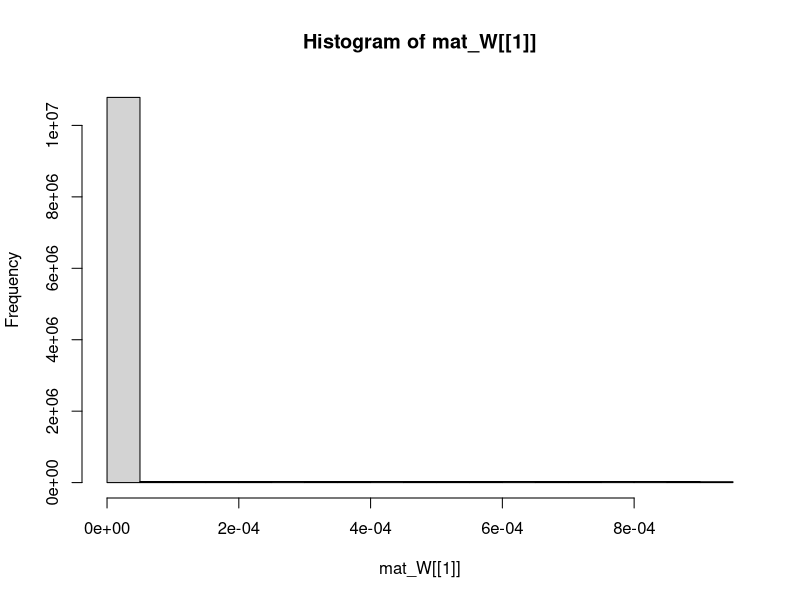
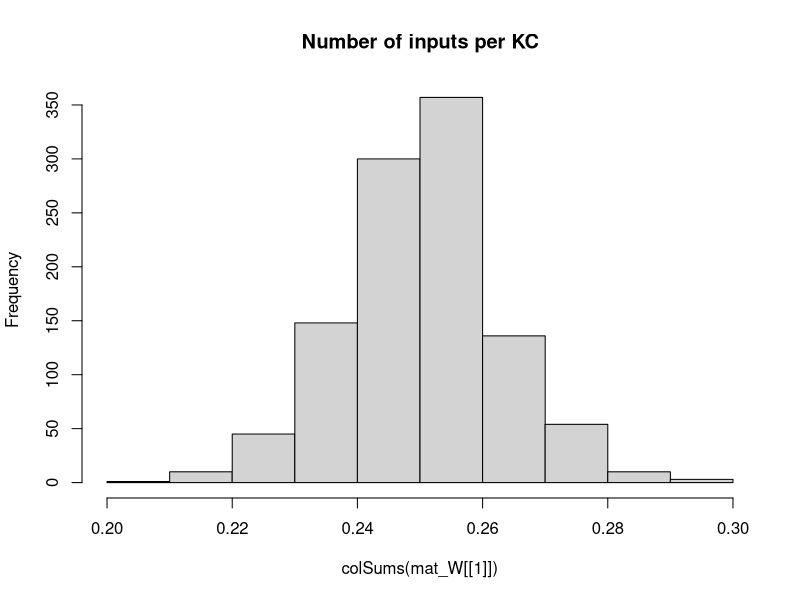

Recreate these plots in R, in order. (Note: this script raises an error after producing the figures.)
## Development Code for Willsaw NN image recognition of zfish larva
## KL 2021
## I will implement a MB random kernel NN as in my Ant Navigation paper 
## This Files Trains the weights of  2 Layer Net : Random Expansion Feature Layer (Random Kernel Trick) -> Perceptron Output neuron 
## The connections in L1 Random Sparse Net are data independent, while L2 wights are trained via +ve larva head template samples to filter patterns that look like larva
## The input images are labeled as Fish and non fish according to the folder they are placed.
# Output is saved as pgm images which are then loaded by tracker software so as to implemend the simple classifier net implemended here 

library("pixmap")
library("yaml")


## Initialiaze the random Weight vector of an L1 (KC) neuron  
init_random_W <- function(m,p){
  # Draw random Number N of Sampled Inputs From Binomial
  n <- rbinom(1,length(m),p)
  ## Set N random synapses as inputs to KC
  idx <- sample(1:length(m),n)
  #m <- runif(NROW(m))/(100*NROW(m)) ##Weak Synapses
  ## Likely Stronger Subset
  m[idx] <- runif(n)/(length(m)) #1/NROW(m)
  #print(length(m))
  return (m)
}

## Sigmoid//logistic Transfer Function
N_transfer <- function(activation)
{
  return (1/(1+exp(-activation)))
}


## Derivative Sigmoid/logistic Transfer Function
N_transfer_D <- function(activation)
{
  return (N_transfer(activation)*(1-N_transfer(activation)) )
}

N_activation <- function(X,W,B)
{
  ## If more Than Half input units (based on Avg inputs) is active - then activate KC
  
  #  if ( sum(X) > KC_THRES )
  #    return (1)
  # else
  ## Bias is just another W attached to a fixed Input 1
  return (W%*%X + B)
}

## Copies A Smaller Matrix To the Middle of a larger one - (Pasting Image on larger canvas)
matrix_paste <- function(src,target)
{
  x_offset <- round((ncol(target)- ncol(src))/2 )
  y_offset <- round((nrow(target)- nrow(src))/2 )
  target[ (1+y_offset):(y_offset+nrow(src)),(1+x_offset):(x_offset+ncol(src))] <-src
  return(target)
}


sparse_binarize <- function(X,INPUT_SPARSENESS)
{
  ## Binarize Input Image / Set Sparsensess ##
  pxsparse = 1.0
  thres_bin = mean(X)
  max_iter = 100
  
  while (pxsparse > INPUT_SPARSENESS & max_iter > 0)
  {
    X_bin <-  as.numeric(X > thres_bin)
    pxsparse <- sum(as.numeric(X_bin[X_bin > 0]))/length(X_bin)
    thres_bin = thres_bin + 0.01;
    max_iter = max_iter + 1
  }
  
  
  ##message("Input Sparseness:",pxsparse)
  
  return(X_bin)
}




makeInputMatrix <- function(img_list,inmat_W)
{
  
  ## TRAIN /TEST ##
  img_list <- img_list[,1]
 
  
  
  ## Matrix Of  image Input Vectors  
  mat_X = matrix(0,nrow=ncol(inmat_W[[1]]),ncol=length(img_list) )
  fileidx <- 0
  for (in_img in img_list)
  {
    fileidx= fileidx + 1
    
    imgT <- read.pnm(as.character(in_img) )
    mat_img <- getChannels(imgT)
    X <- as.vector(mat_img)
    ### Add Fixed input 1 - To operate As Adjustable Bias for each input   
    ##X[length(X)] <- 1 # c(as.vector(mat_img),1)
    
    ##message(in_img," Input Dim:", dim(mat_img)[1],"x",dim(mat_img)[2],"=",dim(mat_img)[2]*dim(mat_img)[1])
    
    if (length(X) > n_top_px)
    {
      warning("input sample too big - skipping")
      next
    }
    
    ## If Loaded image is Smaller than INput - Then Resize (paste into) larger Matrix to fit
    if (length(X) < n_top_px)
    {
      ##message("input sample Smaller than Canvas - pasting")
      mat_t <- matrix(0,nrow=img_dim[1],ncol=img_dim[2])
      mat_img <- matrix_paste(mat_img,mat_t)
      ##message("Converted  Dim:", dim(mat_img)[1],"x",dim(mat_img)[2],"=",dim(mat_img)[2]*dim(mat_img)[1])
    }
    
    ##mypic = new("pixmapGrey", size=dim(mat_img),grey = mat_img);plot(mypic)
    ## Convert to Col Vector
    X <- sparse_binarize(as.vector(mat_img),INPUT_SPARSENESS)
    
    
    dim(X) <- c(length(X),1) ## Make into Col Vector
    
    if (length(X) > n_top_px)
    {
      warning(in_img,"Image Too large. Skipping")
      next
    }
    
    stopifnot(length(mat_X[,fileidx]) ==length(X) ) 
    mat_X[,fileidx] <- X # Save In Vector to MAtrix
    
  }## Load All Input Vectors Into Matrix X
  
  return(mat_X)
} ##Make INput List



### EXPORT MAtrix to YAML for !!opencv-matrix##
matrixToYamlForOpenCV <- function(mat)
{
  ##!!opencv-matrix
  strHeader <- "!!opencv-matrix\n rows: %d\n cols: %d\n dt: f\n data:["
  ## Matrix Will Be saved Transposed Because Data serial Reading Order is by row in OpenCV while Here Serialization is By Column
  strHeader <- sprintf(strHeader,nrow(mat),ncol(mat))
  strData = ""
  lineWidth = 100#min(100,length(mat))
  
  ## COMMENTED OUT AS SUDDENLY as.yaml started adding new Lines in data automatically - The following routine does this manually
  # ##Long Strings Need to be broken by New Lines otherwise OPENCV FIle Storage FAils
  # if (length(mat) > lineWidth){
  #   fcon<- tempfile("matrixYaml")
  #   
  #   ## Need to export To TEMP file as string Concat Is too SLOW
  #   for (i in seq(1,length(mat),lineWidth) ){
  #     write(mat[i:min(i+lineWidth-1,length(mat)-1)], file = fcon,ncolumns = 100, append = TRUE, sep = ", ")
  #     ##cat(",",file = fcon, append = TRUE,fill=FALSE)
  #     #strData = paste0(strData, toString(mat[i:min(i+lineWidth,length(mat))],"\n",width=0))
  #   }
  #   ## Join  All Lines Back INto One String - With Newlines and Commas and Intendation
  #   #strData = noquote()
  #   strData = noquote(paste0(
  #                     readLines(con = fcon, n = -1L, ok = TRUE, warn = TRUE, skipNul = FALSE, encoding = "UTF-8"),
  #                            collapse=",\n         ")) ##
  #   #class(strData) <- "verbatim"
  # }else
    
  ## Need to TransposeBecause Data serial Reading Order is by row in OpenCV while Here Serialization is By Column
  strData = toString(t(mat))
  
  
  strRet=  noquote(paste0(strHeader,strData,"]")) 
  
  
  ##Character vectors that have a class of ‘verbatim’ will not be quoted in the output YAML 
  class(strRet) <- "verbatim"
  ##class(strRet) <- "verbatim"
  #write(strRet,file = fcon)  
  return(noquote(strRet) )
}




## Process 2 Layer Network - Return Last Node Output produced for each input image
## Note : Input Layer Is Simplified - No activation function needed or Bias - Input image intentities are taken as activations
## Target_output is vector of desired output for each output Neuron these I chose to be L2_1=1 (Fish) L2_2=1 (Non Fish)
net_proc_images_batch <- function(mat_X,inmat_W,inmat_B,mat_Y,learningRate = 0.0)  
{
  
  L_X     <- list() ## Output Of Layer k
  L_A     <- list() ## Activation of  Layer k
  L_delta <- list()  ## Delta is the "cost attributable to (the value of) that node". 
  L2_out <- list()
  
  fileidx <- 0
  outError = 0 #'Mean Sq Error Of File Batch'

  
  
    ##Input Layer Is Simplified - No activation function needed or Bias - Input image intentities are taken as activations
    ##Activation 
    L_A[[1]] <- mat_X
    L_X[[1]] <- mat_X##N_transfer(X-0.5)
    ## Due to R hell with numbers ecoming Factors I need to do this tricl
    
    ##Target_output <- mat_Y[fileidx,] 
     
    ## Forward Propagation ##
    L_A[[2]] <- N_activation(mat_X, inmat_W[[1]], inmat_B[[1]] )
    L_X[[2]] <- N_transfer( L_A[[2]])
    
    ##  matrix of output Col vectors correspond to output
    L_A[[3]] <- N_activation(L_X[[2]],inmat_W[[2]] , inmat_B[[2]] )  
    L_X[[3]] <- N_transfer( L_A[[3]]) ## v_Layer_Bias[i] matrix(rep(,nrow(mat_X)),nrow=nrow(mat_X) )  

    
    MSQError =  sum(((mat_Y) - L_X[[3]] )^2)/ ncol(mat_X)

    ## Note Indexes L_X and mat/biases are off by one because LX_1 is considerened an input layer, while neural layer is l=2
    ## Back Propagation ##
    for (l in (N_Layers):1 )
    {
      ##On Output Layer
      if (l == (N_Layers))
      {
        ## Element Wise Product (hadamart Product)
        L_delta[[l]] <- ( N_transfer_D( L_X[[l+1]] )   * (L_X[[l+1]] - mat_Y)) ##*N_transfer_D(L_X[[l]])
      }else{
        #L_delta[[l]] <- L_delta[[l+1]] %*% t(mat_W[[l]])*N_transfer_D(L_X[[l]])
        L_delta[[l]] <-   t(t(L_delta[[l+1]]) %*%(inmat_W[[l+1]])*t(N_transfer_D( L_X[[l+1]] )))    ## %*% t(N_transfer_D(L_X[[l-1]]) )
      }
      
      dE <- (L_delta[[l]])%*%t(L_A[[l]])  
      dW <- learningRate*dE 
      ##Add average change over batch samples
      inmat_W[[l]] <- inmat_W[[l]] -  dW ##length(img_list)
      ## Error Non-Conform
      inmat_B[[l]] <- inmat_B[[l]] - learningRate*(L_delta[[l]])  
    }
    
    #hist(Layer_Bias[[1]])
    #if (fileidx %% 10 == 0)
    #  hist(inmat_W[[1]], main="After")
    
    
    ## Forward Propagation ## 
    L1 <- N_transfer(N_activation(mat_X, inmat_W[[1]],inmat_B[[1]]  ) ) ## v_Layer_Bias[i] matrix(rep(,nrow(mat_X)),nrow=nrow(mat_X) )  
    ## L2 matrix of output Col vectors correspond 
    L2 <-  N_transfer(N_activation(L1,inmat_W[[2]] ,  inmat_B[[2]] )  )  
    
    MSQError =  sum(((mat_Y) - L2 )^2)/ ncol(mat_X)
    
    
    #L2_out[[fileidx]] <- list(Err=0.5*sum((Target_output - L2[,fileidx])^2),
    #                          MSERR=MSQError,
    #                          L2_F=L2[1,fileidx],
    #                          L2_NF=L2[2,fileidx],
    #                          KC_active = sum(L1[fileidx,][L1[fileidx,]>0.5]),
    #                          KC_total = length(L1[fileidx,]),
                              # input_sparse= pxsparse,
    #                          file=in_img
    #)
    
    #message(fileidx,". MSQERR:",MSQError,"  ", L2_out[[fileidx]]$L2_F, "-", L2_out[[fileidx]]$L2_NF, " ERR: ", L2_out[[fileidx]]$Err ," ",in_img)
    message(fileidx,". MSQERR:",MSQError,"  ")
    
    
    ##message("Recognition Output for Img ",in_img," is F:",L_X[[3]][1]," non-F:",L_X[[3]][2]," Active KC:",L2_out[[fileidx]]$KC_active/N_KC )
    #dim(X) = img_dim##dim(mat_img)
    
    
    #image(X_bin)
    #title(main = paste(in_img,strRes," R:",L2_Neurons_out[1]-L2_Neurons_out[2]), font.main = 4)
  
  
  lout <- list(X=mat_X,
               W=inmat_W,
               B=inmat_B,
               output=L2,
               Target=mat_Y,
               #out=data.frame( do.call(rbind,L2_out ) ),
               MSQError=MSQError )
  
  #MSQError =  sum(((mat_Y) - L2)^2)/nrow(mat_X)
  
  return(lout  )
}



img_dim <- c(38,28)
N_Layers <- 2

n_top_px <- img_dim[2]*img_dim[1]
N_KC = n_top_px*10 ## Number of Kenyon Cells (Input layer High Dim Coding)
N_SYN_per_KC <- n_top_px/20 ## Number of pic Features each KC neuron Codes for
#KC_THRES <- N_SYN_per_KC*0.25 ## Number of INput that need to be active for KC to fire/Activate
v_Layer_N <- c(n_top_px, N_KC, 2)
Layer_Bias <- list() ## Number of INput that need to be active for Neuron to fire/Activate
INPUT_SPARSENESS = 0.20

mat_W <<- list() # List Of Weight Matrices
## Make Sparse Random Synaptic Weight matrix Selecting Inputs for each KC
for (k in 1:N_Layers)
{
  mat_W[[k]] <- matrix(0,ncol=v_Layer_N[k],nrow=v_Layer_N[k+1])
  ## Init Random
  mat_W[[k]] <- t(apply(mat_W[[k]],1,init_random_W,N_SYN_per_KC/n_top_px)) ##
  Layer_Bias[[k]] <- matrix(1,ncol=1,nrow=v_Layer_N[k+1] )  #rep(1,) ## Initialiaze Neural Biases
}

hist(mat_W[[1]])
hist(colSums(mat_W[[1]]),main="Number of inputs per KC")

##Layer 2 (Output Perceptron)
#L2_Neurons <<- 2

## Apply Input Image ##
## list training files 
setwd("/home/kostasl/workspace/zebrafishtrack/Rplots")
sPathTrainingSamples="../img/trainset/fish"
sPathTrainingNonSamples="../img/trainset/nonfish/"
sPathTestingSamplesFish="../img/fish/"
sPathTestingSamplesNonFish="../img/nonfish/"

img_list_train_fish =  cbind(files=list.files(path=sPathTrainingSamples,pattern="*pgm",full.names = T),F=1,NF=0) 
img_list_test_fish = cbind(files=list.files(path=sPathTestingSamplesFish,pattern="*pgm",full.names = T),F=1,NF=0)
img_list_train_nonfish =   cbind(files=list.files(path=sPathTrainingNonSamples,pattern="*pgm",full.names = T),F=0,NF=1)
img_list_test_nonfish =  cbind(files=list.files(path=sPathTestingSamplesNonFish,pattern="*pgm",full.names = T),F=0,NF=1)

img_list_all <- rbind.data.frame(img_list_train_fish,img_list_test_fish,img_list_train_nonfish,img_list_test_nonfish,stringsAsFactors = FALSE)

#img_list_test=  list.files(path=sPathTestingSamples,pattern="*pgm",full.names = T) Samples ##


img_list_all <- rbind.data.frame(img_list_train_fish,img_list_test_fish,img_list_test_nonfish[1:NROW(img_list_test_fish),],stringsAsFactors = FALSE)

batchSize = 10

## Matrix Of Biases
mat_B <- list()
mat_B[[1]] <- matrix(Layer_Bias[[1]],ncol=(batchSize),nrow=length(Layer_Bias[[1]]))
mat_B[[2]] <- matrix(Layer_Bias[[2]],ncol=(batchSize),nrow=length(Layer_Bias[[2]]) )


lFitError <- list()
dfitRecord <- data.frame()

vTrainingError <- vector()
## Subset INput LIst Into Batches
rIdx = 1
for (b in 1:10)
{
  ##Make Matrix -For All net inputs
  img_list_suffled <- img_list_all[sample(1:nrow(img_list_all)),]
  ##Select Subset Batch
  img_list_suffled <- head(img_list_suffled,batchSize)
  
  mat_X <- makeInputMatrix(img_list_suffled,mat_W)
  
  label_list <-cbind.data.frame(F=(img_list_suffled[,2]),NF=(img_list_suffled[,3]) )##Target output/labels
  mat_Y <- t(apply(as.matrix(label_list),2,strtoi))  
  
 
  trainingN = 10
  for (i in 1:trainingN)
  {  
    
    dLearningRate    <- 0.00001
    
    # TRAIN On Fish 
    dnetout <- net_proc_images_batch(mat_X,mat_W,mat_B,mat_Y,dLearningRate )
    mat_W   <<-dnetout$W
    mat_B <<- dnetout$B
    
    vTrainingError[rIdx] = dnetout$MSQError  #plot(unlist(dnetout$out$MSERR),main=paste(i,"Mean SQ Err"))
    
    plot(vTrainingError,xlim=c(0,trainingN)) #ylim=c(0,1)
    
  }## Repeated Training On Batch 
  rIdx = rIdx +1
} ## Different Batch Suffles  

  
hist(dnetout$Target - dnetout$output)

hist(dnetout$W[[1]],main="After")




## FOR EXAPORT TO YAML

fishNet <- list(LW1=dnetout$W[[1]],
                LW2=dnetout$W[[2]],
                LB1=dnetout$B[[1]],
                LB2=dnetout$B[[2]] 
)

#attr(fishNet$LW1, "tag") <- "!!opencv-matrix" ##Adding tags Also Change The Header to Verbatim, which does not work in OPENCV
attr(fishNet$LW2, "tag") <- "!!opencv-matrix"
attr(fishNet$LB1, "tag") <- "!!opencv-matrix"
attr(fishNet$LB2, "tag") <- "!!opencv-matrix"



#fishNet <- list(LW1=Layer_Bias[[2]]
#)
## EXPORT TO YAML FOR OPENCV - Custom/hacked exporter routine specific to OPENCV
#  filename <- "fishNet.yml"
#  con <- file(filename, "w")
#  message("Exporting to YAML-Wait for it , this may take a while...")
#  write("%YAML:1.0",con) ##Header Is necessary For OPENCV 
  ## Indentation Needs to be 3
#  str_yaml<- noquote(as.yaml(fishNet, handlers=list(matrix=matrixToYamlForOpenCV), line.sep="\n",indent=3,unicode=F))
  #  CLEAN UP String FRom Escape Chars
  ## the Var Type tag !!opencv-matrix needs to be on same line as vairable Name - For OpenCV file store - FIX
#  str_yaml <- gsub("\n  !!opencv-matrix","!!opencv-matrix",str_yaml,fixed = T)
#  str_yaml <- gsub("\\n","\n",str_yaml,fixed = T)## Remove Escaped NewLines
#  str_yaml <- gsub("\"","",str_yaml,fixed = T)#Remove Quates

#  write(noquote(str_yaml),con,append=TRUE) ##Header Is necessary For OPENCV 
#  close(con)




############## 


## Process 2 Layer Network - Return Last Node Output produced for each input image
## Note : Input Layer Is Simplified - No activation function needed or Bias - Input image intentities are taken as activations
## Target_output is vector of desired output for each output Neuron these I chose to be L2_1=1 (Fish) L2_2=1 (Non Fish)
net_proc_images <- function(input_list,inmat_W,inLayer_Bias,learningRate = 0.0)  
{
  
  L_X     <- list() ## Output Of Layer k
  L_A     <- list() ## Activation of  Layer k
  L_delta <- list()  ## Delta is the "cost attributable to (the value of) that node". 
  L2_out <- list()
  
  Target_output = c(1,0)  
  fileidx <- 0
  outError = 0 #'Mean Sq Error Of File Batch'
  ## TRAIN /TEST ##
  img_list <- input_list[,1]
  label_list <-cbind.data.frame(F=(input_list[,2]),NF=(input_list[,3]) )##Target output/labels
  
  ## Matrix Of  image Input Vectors  
  mat_X = matrix(0,nrow=ncol(inmat_W[[1]]),ncol=length(img_list) )
  
  for (in_img in img_list)
  {
    fileidx= fileidx + 1
    
    imgT <- read.pnm(as.character(in_img) )
    mat_img <- getChannels(imgT)
    X <- as.vector(mat_img)
    ### Add Fixed input 1 - To operate As Adjustable Bias for each input   
    ##X[length(X)] <- 1 # c(as.vector(mat_img),1)
    
    ##message(in_img," Input Dim:", dim(mat_img)[1],"x",dim(mat_img)[2],"=",dim(mat_img)[2]*dim(mat_img)[1])
    
    if (length(X) > n_top_px)
    {
      warning("input sample too big - skipping")
      next
    }
    
    ## If Loaded image is Smaller than INput - Then Resize (paste into) larger Matrix to fit
    if (length(X) < n_top_px)
    {
      ##message("input sample Smaller than Canvas - pasting")
      mat_t <- matrix(0,nrow=img_dim[1],ncol=img_dim[2])
      mat_img <- matrix_paste(mat_img,mat_t)
      ##message("Converted  Dim:", dim(mat_img)[1],"x",dim(mat_img)[2],"=",dim(mat_img)[2]*dim(mat_img)[1])
    }
    
    ##mypic = new("pixmapGrey", size=dim(mat_img),grey = mat_img);plot(mypic)
    ## Convert to Col Vector
    X <- sparse_binarize(as.vector(mat_img),INPUT_SPARSENESS)
    
    
    dim(X) <- c(length(X),1) ## Make into Col Vector
    
    if (length(X) > n_top_px)
    {
      warning(in_img,"Image Too large. Skipping")
      next
    }
    
    stopifnot(length(mat_X[,fileidx]) ==length(X) ) 
    mat_X[,fileidx] <- X # Save In Vector to MAtrix
    
    
    ##Input Layer Is Simplified - No activation function needed or Bias - Input image intentities are taken as activations
    ##Activation 
    L_A[[1]] <- X
    L_X[[1]] <- X##N_transfer(X-0.5)
    ## Due to R hell with numbers ecoming Factors I need to do this tricl
    mat_Y <- apply(as.matrix(label_list),2,strtoi)
    
    Target_output <-mat_Y[fileidx,] 
    ### 
    
    ## Forward Propagation ## 
    for (i in 2:(N_Layers+1) )
    {
      L_A[[i]] <- N_activation(L_X[[i-1]], inmat_W[[i-1]], inLayer_Bias[[i-1]]) ## v_Layer_Bias[i]  
      L_X[[i]] <- N_transfer(L_A[[i]])
    }
    
    outError = outError + sum( ( Target_output - L_X[[i]] ) )
    
    #hist(mat_W[[l-1]],main="before")
    ## Note Indexes L_X and mat/biases are off by one because LX_1 is considerened an input layer, while neural layer is l=2
    ## Back Propagation ##
    for (l in (N_Layers):1 )
    {
      ##On Output Layer
      if (l == (N_Layers))
      {
        ## Element Wise Product (hadamart Product)
        L_delta[[l]] <- ((N_transfer_D(L_X[[l+1]])) * (L_X[[l+1]] - Target_output)) ##*N_transfer_D(L_X[[l]])
      }else{
        #L_delta[[l]] <- L_delta[[l+1]] %*% t(mat_W[[l]])*N_transfer_D(L_X[[l]])
        L_delta[[l]] <-   t(t(L_delta[[l+1]]) %*%(inmat_W[[l+1]])*t(N_transfer_D( L_X[[l+1]] )))    ## %*% t(N_transfer_D(L_X[[l-1]]) )
        
      }
      
      dE <- (L_delta[[l]])%*%t(L_A[[l]])  
      dW <- learningRate*dE 
      ##Add average change over batch samples
      inmat_W[[l]] <- inmat_W[[l]] -  dW ##length(img_list)
      inLayer_Bias[[l]] <- inLayer_Bias[[l]] - learningRate*(L_delta[[l]])  
    }
    
    #hist(Layer_Bias[[1]])
    if (fileidx %% 10 == 0)
      hist(inmat_W[[1]], main="After")
    
    #hist( KC_out_act[1,])
    ## Calc Layer 1 output based on Activation Threshold Funciton for Units
    #KC_output <- apply(KC_out_act, 2, N_transfer)
    #dim(KC_output) <-c(1,length(KC_output)) ## Make into Row Vector
    
    ## Learn Positive Samples - Simple Perceptron Learning Rule - Over an augmented input X which is projected To High dim via sparse random matrix in L1##
    ## Take Active L1 outputs And Set L2 Input synapses of Output Neuron to High
    # Continuous output /
    #L2_Neurons_out <<- (as.numeric(( KC_output %*%  W_L2)/N_KC))
    # Weight Gradient -
    #DW <- t(KC_output)%*% (Target_output - L2_Neurons_out)/2
    #W_L2 <<-  W_L2 + learningRate*DW ## Update Weight Vector 
    
    
    ##W_L2[W_L2 < 1] <<- 1 ##Cap To Limit Values - Saturation Of Synapses
    ##W_L2[,outNeuronIdx][W_L2< -1] <<- -1
    
    #stopifnot(ncol(KC_output) == nrow(W_L2))
    ## Calc Output Neuron - Perceptron 
    ## FWD PROP CAlc MSQE - Fwd Propagate Entire Input Matrix 
    
    
    ## Forward Propagation ## 
    L1 <- N_transfer(N_activation(mat_X, inmat_W[[1]], matrix(inLayer_Bias[[1]],ncol=ncol(mat_X),nrow=length(inLayer_Bias[[1]])) ) ) ## v_Layer_Bias[i] matrix(rep(,nrow(mat_X)),nrow=nrow(mat_X) )  
    ## L2 matrix of output Col vectors correspond 
    L2 <-  N_transfer(N_activation(L1,inmat_W[[2]] , matrix(inLayer_Bias[[2]],ncol=ncol(mat_X),nrow=length(inLayer_Bias[[2]])) )  )  
    
    MSQError =  sum((t(mat_Y) - L2 )^2)/ ncol(mat_X)
    
    
    L2_out[[fileidx]] <- list(Err=0.5*sum((Target_output - L2[,fileidx])^2),
                              MSERR=MSQError,
                              L2_F=L2[1,fileidx],
                              L2_NF=L2[2,fileidx],
                              KC_active = sum(L1[fileidx,][L1[fileidx,]>0.5]),
                              KC_total = length(L1[fileidx,]),
                              # input_sparse= pxsparse,
                              file=in_img
    )
    
    
    
    message(fileidx,". MSQERR:",MSQError,"  ", L2_out[[fileidx]]$L2_F, "-", L2_out[[fileidx]]$L2_NF, " ERR: ", L2_out[[fileidx]]$Err ," ",in_img)
    
    ##message("Recognition Output for Img ",in_img," is F:",L_X[[3]][1]," non-F:",L_X[[3]][2]," Active KC:",L2_out[[fileidx]]$KC_active/N_KC )
    dim(X) = dim(mat_img)
    
    
    #image(X_bin)
    #title(main = paste(in_img,strRes," R:",L2_Neurons_out[1]-L2_Neurons_out[2]), font.main = 4)
  }
  
  lout <- list(X=mat_X,
               W=inmat_W,
               B=inLayer_Bias,
               out=data.frame( do.call(rbind,L2_out ) ))
  
  MSQError =  sum((t(mat_Y) - L2)^2)/nrow(mat_X)
  
  return(lout  )
}



#}

#       ##Test 
#   dnetout_tfish <- net_proc_images(img_list_test_fish,0.3, c(1,0))
#   #hist(unlist(dnetout_fish$L2_F),breaks=10,main="Class Fish Responses to F+ samples" )
#   ##L1 threshold set too high - patterns do not propagate
#   stopifnot(sum(unlist(dnetout_tfish$KC_active)) > 1)
#     
#   SqError_FisF <- sum((1 -unlist(dnetout_tfish$L2_F))^2)/nrow(dnetout_tfish)
#   SqError_FisNotNF <- sum((-1 -unlist(dnetout_tfish$L2_NF))^2)/nrow(dnetout_tfish)
#   
#   message("Sq. Error: F+:",SqError_FisF," F-:",SqError_FisNotNF)
#   
#   dnetout_tnotfish <- net_proc_images(img_list_test_nonfish,dLearningRate,c(0,1))
#   ##hist(unlist(dnetout_notfish$L2_NF),breaks=10,main="Class Not Fish Responses to F- samples" )
#   
#   SqError_NFisNotF <- sum((-1 -unlist(dnetout_tnotfish$L2_F))^2)/nrow(dnetout_tnotfish)
#   SqError_NFisNF <- sum((1 -unlist(dnetout_tnotfish$L2_NF))^2)/nrow(dnetout_tnotfish)
#   
#   #message("Sq. Error: F+:",SqError_NFisNotF," F-:",SqError_NFisNF)
# 
#   
#   SqClassError = sum(SqError_FisF,SqError_FisNotNF,SqError_NFisNotF,SqError_NFisNF)   
#   lFitError[[i]] = list(S_error=SqClassError,FishisFish=SqError_FisF,FishNotFish=SqError_FisNotNF,
#                         NotFishIsFish=SqError_NFisNotF,
#                         NotFishIsNotFish=SqError_NFisNF)
#   
#   dfitRecord <<- data.frame( do.call(rbind,lFitError ) )
#   plot(unlist(dfitRecord$S_error),xlim=c(1,100) ,xlab="Fit Error",ylim=c(0,2))
# 
# 
# ## Test Fish
# dnetout_testfish <- net_proc_images(img_list_test_fish,0,c(-1,1))
# ##hist(unlist(dnetout_notfish$L2_NF),breaks=10,main="Class Not Fish Responses to F- samples" )
# dnetout_testnonfish <- net_proc_images(img_list_test_nonfish,0,c(-1,1))
# 
# 
# SqError_NFisNotF <- sum((-1 -unlist(dnetout_testfish$L2_F))^2)/nrow(dnetout_testfish)
# SqError_NFisNF <- sum((1 -unlist(dnetout_testfish$L2_NF))^2)/nrow(dnetout_testfish)
# 
# 
# 
# 
# plot(unlist(dfitRecord$S_error),xlim=c(1,100) ,xlab="Fit Error",ylim=c(00,800))
# 
# plot(unlist(dfitRecord$FishisFish) )
# plot(unlist(dfitRecord$FishNotFish) )
# plot(unlist(dfitRecord$NotFishIsFish) )
# plot(unlist(dfitRecord$NotFishIsNotFish) )
# 
# 
# 
# ## Test Responses ## 
# dnetout_test <- net_proc_images(img_list_test,0.0,c(0,0))
# dnetout_test_nonfish <- net_proc_images(img_list_train_nonfish,0.0,c(-1,1))
# 
# 
# 
# colSums(W_L2)
# 
# l_out_n <- net_proc_images(img_list_train_nonfish,-dLearningRate/5,1)
# colSums(W_L2)
# 
# colSums(W_L2)
# 
# 
#  ## Save KC Matrix As Image (To Be loaded by Tracker)
#  ## Save Trained Weights As Image (To load by Tracker)
#  KC_sparse_pic <- pixmapGrey(mat_W[[1]], nrow=dim(mat_W[[1]])[1],ncol=dim(mat_W[[1]])[2])
#  plot(KC_sparse_pic)
#  write.pnm(KC_sparse_pic,file="L1_W_SparseNet.pgm")
# # 
# # ## Shift Values
#  L_W2 <- (mat_W[[2]])+1.0
#  L_W2 <- apply(L_W2,2,rev)
#  Lout_pic <- pixmapGrey(L_W2, nrow=dim(mat_W[[2]])[1],ncol=dim(mat_W[[2]])[2],cellres=1)
#  plot(Lout_pic)
#  write.pnm(Lout_pic,file="L2_W_SparseNet.pgm")
# 
#  Lout_pic <- pixmapGrey(Layer_Bias[[1]], nrow=dim(Layer_Bias[[1]])[1],ncol=dim(Layer_Bias[[1]])[2],cellres=1)
#  plot(Lout_pic)
#  write.pnm(Lout_pic,file="L1_B_SparseNet.pgm")
#  
#  
#  Lout_pic <- pixmapGrey(Layer_Bias[[2]],  nrow=dim(Layer_Bias[[2]])[1],ncol=dim(Layer_Bias[[2]])[2],cellres=1)
#  plot(Lout_pic)
#  write.pnm(Lout_pic,file="L2_B_SparseNet.pgm")
#  #
#  # 
# # 
# ## Load Matrix And Test
# imgT <- read.pnm(file="L1_W_SparseNet.pgm")
# mat_WL1 <- getChannels(imgT)
# 
# imgT <- read.pnm(file="L2_W_SparseNet.pgm")
# mat_WL2 <- getChannels(imgT)-1.0 ##Reverse Order

# 
# hist(W_L2)
# 
# cc <- getChannels(Lout_pic)
# plot(pic_outL)
